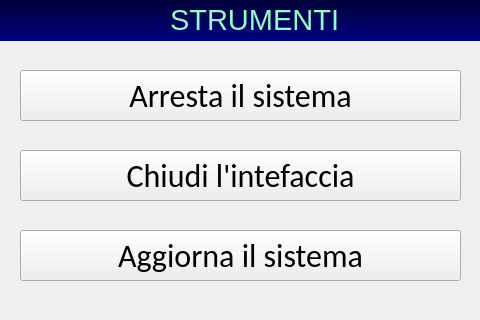
<?xml version="1.0" encoding="UTF-8"?>
<ui version="4.0">
 <class>MainWindow</class>
 <widget class="QMainWindow" name="MainWindow">
  <property name="geometry">
   <rect>
    <x>0</x>
    <y>0</y>
    <width>480</width>
    <height>320</height>
   </rect>
  </property>
  <property name="windowTitle">
   <string>MainWindow</string>
  </property>
  <widget class="QWidget" name="centralWidget">
   <widget class="QStackedWidget" name="stackedWidget">
    <property name="geometry">
     <rect>
      <x>0</x>
      <y>0</y>
      <width>481</width>
      <height>331</height>
     </rect>
    </property>
    <property name="currentIndex">
     <number>2</number>
    </property>
    <widget class="QWidget" name="mainPage">
     <widget class="QLabel" name="dateLabel">
      <property name="geometry">
       <rect>
        <x>30</x>
        <y>200</y>
        <width>331</width>
        <height>61</height>
       </rect>
      </property>
      <property name="font">
       <font>
        <pointsize>36</pointsize>
       </font>
      </property>
      <property name="text">
       <string>&lt;html&gt;&lt;head/&gt;&lt;body&gt;&lt;p&gt;&lt;span style=&quot; font-size:24pt; color:#90ffc6;&quot;&gt;1 Gennaio 1970&lt;/span&gt;&lt;/p&gt;&lt;/body&gt;&lt;/html&gt;</string>
      </property>
     </widget>
     <widget class="QLabel" name="humidityLabel">
      <property name="geometry">
       <rect>
        <x>30</x>
        <y>250</y>
        <width>341</width>
        <height>61</height>
       </rect>
      </property>
      <property name="font">
       <font>
        <pointsize>36</pointsize>
       </font>
      </property>
      <property name="text">
       <string>&lt;html&gt;&lt;head/&gt;&lt;body&gt;&lt;p&gt;&lt;span style=&quot; font-size:24pt; color:#90ffc6;&quot;&gt;Umidità: 0%&lt;/span&gt;&lt;/p&gt;&lt;/body&gt;&lt;/html&gt;</string>
      </property>
     </widget>
     <widget class="QWidget" name="status" native="true">
      <property name="geometry">
       <rect>
        <x>0</x>
        <y>310</y>
        <width>491</width>
        <height>20</height>
       </rect>
      </property>
      <property name="styleSheet">
       <string notr="true"/>
      </property>
     </widget>
     <widget class="QLabel" name="fire">
      <property name="geometry">
       <rect>
        <x>360</x>
        <y>210</y>
        <width>81</width>
        <height>81</height>
       </rect>
      </property>
      <property name="text">
       <string>&lt;html&gt;&lt;head/&gt;&lt;body&gt;&lt;p&gt;&lt;img src=&quot;:/fire.png&quot;/&gt;&lt;/p&gt;&lt;/body&gt;&lt;/html&gt;</string>
      </property>
     </widget>
     <widget class="QPushButton" name="enablerButton">
      <property name="geometry">
       <rect>
        <x>330</x>
        <y>40</y>
        <width>131</width>
        <height>51</height>
       </rect>
      </property>
      <property name="font">
       <font>
        <family>Calibri</family>
        <pointsize>24</pointsize>
       </font>
      </property>
      <property name="text">
       <string>Attiva</string>
      </property>
     </widget>
     <widget class="QPushButton" name="optionsButton">
      <property name="geometry">
       <rect>
        <x>330</x>
        <y>130</y>
        <width>131</width>
        <height>51</height>
       </rect>
      </property>
      <property name="font">
       <font>
        <family>Calibri</family>
        <pointsize>24</pointsize>
       </font>
      </property>
      <property name="text">
       <string>Opzioni</string>
      </property>
     </widget>
     <widget class="QLabel" name="timeLabel">
      <property name="geometry">
       <rect>
        <x>90</x>
        <y>120</y>
        <width>151</width>
        <height>61</height>
       </rect>
      </property>
      <property name="font">
       <font>
        <pointsize>36</pointsize>
       </font>
      </property>
      <property name="text">
       <string>&lt;html&gt;&lt;head/&gt;&lt;body&gt;&lt;p align=&quot;center&quot;&gt;&lt;span style=&quot; color:#90ffc6;&quot;&gt;00:00&lt;/span&gt;&lt;/p&gt;&lt;/body&gt;&lt;/html&gt;</string>
      </property>
     </widget>
     <widget class="QLabel" name="tempLabel">
      <property name="geometry">
       <rect>
        <x>20</x>
        <y>10</y>
        <width>291</width>
        <height>101</height>
       </rect>
      </property>
      <property name="font">
       <font>
        <pointsize>36</pointsize>
       </font>
      </property>
      <property name="text">
       <string>&lt;html&gt;&lt;head/&gt;&lt;body&gt;&lt;p align=&quot;center&quot;&gt;&lt;span style=&quot; font-size:60pt; color:#90ffc6;&quot;&gt;- - -&lt;/span&gt;&lt;/p&gt;&lt;/body&gt;&lt;/html&gt;</string>
      </property>
     </widget>
    </widget>
    <widget class="QWidget" name="optionsPage">
     <widget class="QWidget" name="titleBar" native="true">
      <property name="geometry">
       <rect>
        <x>0</x>
        <y>0</y>
        <width>481</width>
        <height>41</height>
       </rect>
      </property>
      <property name="styleSheet">
       <string notr="true">background-color: qlineargradient(spread:pad, x1:0.006, y1:0, x2:0, y2:1, stop:0 rgba(0, 0, 58, 255), stop:1 rgba(0, 2, 127, 255));</string>
      </property>
      <widget class="QLabel" name="titleLabel">
       <property name="geometry">
        <rect>
         <x>140</x>
         <y>0</y>
         <width>221</width>
         <height>41</height>
        </rect>
       </property>
       <property name="font">
        <font>
         <pointsize>36</pointsize>
        </font>
       </property>
       <property name="text">
        <string>&lt;html&gt;&lt;head/&gt;&lt;body&gt;&lt;p&gt;&lt;span style=&quot; font-size:22pt; color:#90ffc6;&quot;&gt;IMPOSTAZIONI&lt;/span&gt;&lt;/p&gt;&lt;/body&gt;&lt;/html&gt;</string>
       </property>
      </widget>
     </widget>
     <widget class="Switch" name="nightSwitch" native="true">
      <property name="geometry">
       <rect>
        <x>360</x>
        <y>60</y>
        <width>91</width>
        <height>41</height>
       </rect>
      </property>
     </widget>
     <widget class="QLabel" name="nightLabel">
      <property name="geometry">
       <rect>
        <x>30</x>
        <y>60</y>
        <width>301</width>
        <height>41</height>
       </rect>
      </property>
      <property name="font">
       <font>
        <pointsize>36</pointsize>
       </font>
      </property>
      <property name="text">
       <string>&lt;html&gt;&lt;head/&gt;&lt;body&gt;&lt;p&gt;&lt;span style=&quot; font-size:24pt; color:#90ffc6;&quot;&gt;Modalità diurna&lt;/span&gt;&lt;/p&gt;&lt;/body&gt;&lt;/html&gt;</string>
      </property>
     </widget>
     <widget class="Line" name="line_1">
      <property name="geometry">
       <rect>
        <x>10</x>
        <y>110</y>
        <width>461</width>
        <height>16</height>
       </rect>
      </property>
      <property name="orientation">
       <enum>Qt::Horizontal</enum>
      </property>
     </widget>
     <widget class="QLabel" name="dayLimitLabel">
      <property name="geometry">
       <rect>
        <x>30</x>
        <y>140</y>
        <width>301</width>
        <height>41</height>
       </rect>
      </property>
      <property name="font">
       <font>
        <pointsize>36</pointsize>
       </font>
      </property>
      <property name="text">
       <string>&lt;html&gt;&lt;head/&gt;&lt;body&gt;&lt;p&gt;&lt;span style=&quot; font-size:24pt; color:#90ffc6;&quot;&gt;Soglia diurna&lt;/span&gt;&lt;/p&gt;&lt;/body&gt;&lt;/html&gt;</string>
      </property>
     </widget>
     <widget class="Line" name="line_2">
      <property name="geometry">
       <rect>
        <x>10</x>
        <y>190</y>
        <width>461</width>
        <height>16</height>
       </rect>
      </property>
      <property name="orientation">
       <enum>Qt::Horizontal</enum>
      </property>
     </widget>
     <widget class="QLabel" name="nightLimitLabel">
      <property name="geometry">
       <rect>
        <x>30</x>
        <y>220</y>
        <width>301</width>
        <height>41</height>
       </rect>
      </property>
      <property name="font">
       <font>
        <pointsize>36</pointsize>
       </font>
      </property>
      <property name="text">
       <string>&lt;html&gt;&lt;head/&gt;&lt;body&gt;&lt;p&gt;&lt;span style=&quot; font-size:24pt; color:#90ffc6;&quot;&gt;Soglia notturna&lt;/span&gt;&lt;/p&gt;&lt;/body&gt;&lt;/html&gt;</string>
      </property>
     </widget>
     <widget class="QPushButton" name="dayLimitValue">
      <property name="geometry">
       <rect>
        <x>330</x>
        <y>130</y>
        <width>141</width>
        <height>61</height>
       </rect>
      </property>
      <property name="font">
       <font>
        <family>Ubuntu</family>
        <pointsize>25</pointsize>
       </font>
      </property>
      <property name="styleSheet">
       <string notr="true">color: rgb(255, 0, 0);</string>
      </property>
      <property name="text">
       <string>0.00°C</string>
      </property>
      <property name="flat">
       <bool>true</bool>
      </property>
     </widget>
     <widget class="QPushButton" name="nightLimitValue">
      <property name="geometry">
       <rect>
        <x>330</x>
        <y>210</y>
        <width>141</width>
        <height>61</height>
       </rect>
      </property>
      <property name="font">
       <font>
        <family>Ubuntu</family>
        <pointsize>25</pointsize>
       </font>
      </property>
      <property name="styleSheet">
       <string notr="true">color: rgb(0, 0, 255);</string>
      </property>
      <property name="text">
       <string>0.00°C</string>
      </property>
      <property name="flat">
       <bool>true</bool>
      </property>
     </widget>
     <widget class="QPushButton" name="cancelButton">
      <property name="geometry">
       <rect>
        <x>-10</x>
        <y>-20</y>
        <width>80</width>
        <height>80</height>
       </rect>
      </property>
      <property name="font">
       <font>
        <family>Calibri</family>
        <pointsize>24</pointsize>
       </font>
      </property>
      <property name="styleSheet">
       <string notr="true">background-image: url(:/back.png);
background-repeat: repeat-n;
background-position: center;
border-width:1px;
border-radius:20px;
max-width:80px;
max-height:80px;
min-width:80px;
min-height:80px;</string>
      </property>
      <property name="text">
       <string/>
      </property>
     </widget>
     <widget class="QPushButton" name="toolsButton">
      <property name="geometry">
       <rect>
        <x>410</x>
        <y>-20</y>
        <width>80</width>
        <height>80</height>
       </rect>
      </property>
      <property name="font">
       <font>
        <family>Calibri</family>
        <pointsize>24</pointsize>
       </font>
      </property>
      <property name="styleSheet">
       <string notr="true">background-image: url(:/tools.png);
background-repeat: repeat-n;
background-position: center;
border-width:1px;
border-radius:20px;
max-width:80px;
max-height:80px;
min-width:80px;
min-height:80px;</string>
      </property>
      <property name="text">
       <string/>
      </property>
     </widget>
     <widget class="QPushButton" name="pressureButton">
      <property name="geometry">
       <rect>
        <x>0</x>
        <y>280</y>
        <width>481</width>
        <height>41</height>
       </rect>
      </property>
      <property name="font">
       <font>
        <family>Ubuntu</family>
        <pointsize>18</pointsize>
        <italic>true</italic>
       </font>
      </property>
      <property name="styleSheet">
       <string notr="true">color: rgb(144, 255, 198);</string>
      </property>
      <property name="text">
       <string>Pressione barometrica: -</string>
      </property>
      <property name="flat">
       <bool>true</bool>
      </property>
     </widget>
     <widget class="Line" name="line_3">
      <property name="geometry">
       <rect>
        <x>10</x>
        <y>270</y>
        <width>461</width>
        <height>16</height>
       </rect>
      </property>
      <property name="orientation">
       <enum>Qt::Horizontal</enum>
      </property>
     </widget>
    </widget>
    <widget class="QWidget" name="toolsPage">
     <widget class="QWidget" name="toolsTitleBar" native="true">
      <property name="geometry">
       <rect>
        <x>0</x>
        <y>0</y>
        <width>481</width>
        <height>41</height>
       </rect>
      </property>
      <property name="styleSheet">
       <string notr="true">background-color: qlineargradient(spread:pad, x1:0.006, y1:0, x2:0, y2:1, stop:0 rgba(0, 0, 58, 255), stop:1 rgba(0, 2, 127, 255));</string>
      </property>
      <widget class="QLabel" name="toolsTitleLabel">
       <property name="geometry">
        <rect>
         <x>170</x>
         <y>0</y>
         <width>191</width>
         <height>41</height>
        </rect>
       </property>
       <property name="font">
        <font>
         <pointsize>36</pointsize>
        </font>
       </property>
       <property name="text">
        <string>&lt;html&gt;&lt;head/&gt;&lt;body&gt;&lt;p&gt;&lt;span style=&quot; font-size:22pt; color:#90ffc6;&quot;&gt;STRUMENTI&lt;/span&gt;&lt;/p&gt;&lt;/body&gt;&lt;/html&gt;</string>
       </property>
      </widget>
     </widget>
     <widget class="QPushButton" name="poweroffButton">
      <property name="geometry">
       <rect>
        <x>20</x>
        <y>70</y>
        <width>441</width>
        <height>51</height>
       </rect>
      </property>
      <property name="font">
       <font>
        <family>Calibri</family>
        <pointsize>24</pointsize>
       </font>
      </property>
      <property name="text">
       <string>Arresta il sistema</string>
      </property>
      <property name="flat">
       <bool>false</bool>
      </property>
     </widget>
     <widget class="QPushButton" name="guicloserButton">
      <property name="geometry">
       <rect>
        <x>20</x>
        <y>150</y>
        <width>441</width>
        <height>51</height>
       </rect>
      </property>
      <property name="font">
       <font>
        <family>Calibri</family>
        <pointsize>24</pointsize>
       </font>
      </property>
      <property name="text">
       <string>Chiudi l'intefaccia</string>
      </property>
     </widget>
     <widget class="QPushButton" name="updaterButton">
      <property name="enabled">
       <bool>true</bool>
      </property>
      <property name="geometry">
       <rect>
        <x>20</x>
        <y>230</y>
        <width>441</width>
        <height>51</height>
       </rect>
      </property>
      <property name="font">
       <font>
        <family>Calibri</family>
        <pointsize>24</pointsize>
       </font>
      </property>
      <property name="text">
       <string>Aggiorna il sistema</string>
      </property>
     </widget>
     <widget class="QPushButton" name="backButton">
      <property name="geometry">
       <rect>
        <x>-10</x>
        <y>-20</y>
        <width>80</width>
        <height>80</height>
       </rect>
      </property>
      <property name="font">
       <font>
        <family>Calibri</family>
        <pointsize>24</pointsize>
       </font>
      </property>
      <property name="styleSheet">
       <string notr="true">background-image: url(:/back.png);
background-repeat: repeat-n;
background-position: center;
border-width:1px;
border-radius:20px;
max-width:80px;
max-height:80px;
min-width:80px;
min-height:80px;</string>
      </property>
      <property name="text">
       <string/>
      </property>
     </widget>
     <widget class="QPushButton" name="networkButton">
      <property name="geometry">
       <rect>
        <x>410</x>
        <y>-20</y>
        <width>80</width>
        <height>80</height>
       </rect>
      </property>
      <property name="font">
       <font>
        <family>Calibri</family>
        <pointsize>24</pointsize>
       </font>
      </property>
      <property name="styleSheet">
       <string notr="true">background-image: url(:/nonet.png);
background-repeat: repeat-n;
background-position: center;
border-width:1px;
border-radius:20px;
max-width:80px;
max-height:80px;
min-width:80px;
min-height:80px;</string>
      </property>
      <property name="text">
       <string/>
      </property>
     </widget>
    </widget>
    <widget class="QWidget" name="updatePage">
     <widget class="QLabel" name="updateLabel">
      <property name="geometry">
       <rect>
        <x>10</x>
        <y>90</y>
        <width>461</width>
        <height>41</height>
       </rect>
      </property>
      <property name="font">
       <font>
        <pointsize>36</pointsize>
       </font>
      </property>
      <property name="text">
       <string>&lt;html&gt;&lt;head/&gt;&lt;body&gt;&lt;p align=&quot;center&quot;&gt;&lt;span style=&quot; font-size:22pt; color:#90ffc6;&quot;&gt;Aggiornamento in corso...&lt;/span&gt;&lt;/p&gt;&lt;/body&gt;&lt;/html&gt;</string>
      </property>
     </widget>
     <widget class="QProgressBar" name="progressBar">
      <property name="geometry">
       <rect>
        <x>80</x>
        <y>160</y>
        <width>371</width>
        <height>31</height>
       </rect>
      </property>
      <property name="value">
       <number>24</number>
      </property>
     </widget>
     <widget class="QPushButton" name="afterUpdateButton">
      <property name="geometry">
       <rect>
        <x>170</x>
        <y>230</y>
        <width>151</width>
        <height>51</height>
       </rect>
      </property>
      <property name="font">
       <font>
        <family>Calibri</family>
        <pointsize>24</pointsize>
       </font>
      </property>
      <property name="text">
       <string>Esci</string>
      </property>
     </widget>
    </widget>
    <widget class="QWidget" name="oskPage">
     <widget class="QLabel" name="resultLabel">
      <property name="geometry">
       <rect>
        <x>10</x>
        <y>10</y>
        <width>461</width>
        <height>91</height>
       </rect>
      </property>
      <property name="font">
       <font>
        <family>Courier</family>
        <pointsize>36</pointsize>
        <weight>75</weight>
        <bold>true</bold>
       </font>
      </property>
      <property name="text">
       <string>&lt;html&gt;&lt;head/&gt;&lt;body&gt;&lt;p align=&quot;center&quot;&gt;&lt;span style=&quot; font-size:50pt; color:#90ffc6;&quot;&gt;__._°C&lt;/span&gt;&lt;/p&gt;&lt;/body&gt;&lt;/html&gt;</string>
      </property>
     </widget>
     <widget class="QWidget" name="gridLayoutWidget">
      <property name="geometry">
       <rect>
        <x>10</x>
        <y>100</y>
        <width>461</width>
        <height>211</height>
       </rect>
      </property>
      <layout class="QGridLayout" name="gridLayout">
       <property name="sizeConstraint">
        <enum>QLayout::SetDefaultConstraint</enum>
       </property>
       <property name="spacing">
        <number>12</number>
       </property>
       <item row="2" column="0">
        <widget class="QPushButton" name="sevenButton">
         <property name="font">
          <font>
           <family>Calibri</family>
           <pointsize>24</pointsize>
          </font>
         </property>
         <property name="text">
          <string>7</string>
         </property>
        </widget>
       </item>
       <item row="1" column="1">
        <widget class="QPushButton" name="fiveButton">
         <property name="font">
          <font>
           <family>Calibri</family>
           <pointsize>24</pointsize>
          </font>
         </property>
         <property name="text">
          <string>5</string>
         </property>
        </widget>
       </item>
       <item row="2" column="1">
        <widget class="QPushButton" name="eightButton">
         <property name="font">
          <font>
           <family>Calibri</family>
           <pointsize>24</pointsize>
          </font>
         </property>
         <property name="text">
          <string>8</string>
         </property>
        </widget>
       </item>
       <item row="1" column="0">
        <widget class="QPushButton" name="fourButton">
         <property name="font">
          <font>
           <family>Calibri</family>
           <pointsize>24</pointsize>
          </font>
         </property>
         <property name="text">
          <string>4</string>
         </property>
        </widget>
       </item>
       <item row="0" column="0">
        <widget class="QPushButton" name="oneButton">
         <property name="font">
          <font>
           <family>Calibri</family>
           <pointsize>24</pointsize>
          </font>
         </property>
         <property name="text">
          <string>1</string>
         </property>
        </widget>
       </item>
       <item row="1" column="2">
        <widget class="QPushButton" name="sixButton">
         <property name="font">
          <font>
           <family>Calibri</family>
           <pointsize>24</pointsize>
          </font>
         </property>
         <property name="text">
          <string>6</string>
         </property>
        </widget>
       </item>
       <item row="0" column="2">
        <widget class="QPushButton" name="threeButton">
         <property name="font">
          <font>
           <family>Calibri</family>
           <pointsize>24</pointsize>
          </font>
         </property>
         <property name="text">
          <string>3</string>
         </property>
        </widget>
       </item>
       <item row="0" column="1">
        <widget class="QPushButton" name="twoButton">
         <property name="font">
          <font>
           <family>Calibri</family>
           <pointsize>24</pointsize>
          </font>
         </property>
         <property name="text">
          <string>2</string>
         </property>
        </widget>
       </item>
       <item row="2" column="2">
        <widget class="QPushButton" name="nineButton">
         <property name="font">
          <font>
           <family>Calibri</family>
           <pointsize>24</pointsize>
          </font>
         </property>
         <property name="text">
          <string>9</string>
         </property>
        </widget>
       </item>
       <item row="2" column="3">
        <widget class="QPushButton" name="okButton">
         <property name="font">
          <font>
           <family>Calibri</family>
           <pointsize>24</pointsize>
          </font>
         </property>
         <property name="text">
          <string>OK</string>
         </property>
        </widget>
       </item>
       <item row="1" column="3">
        <widget class="QPushButton" name="cancButton">
         <property name="font">
          <font>
           <family>Calibri</family>
           <pointsize>24</pointsize>
          </font>
         </property>
         <property name="text">
          <string>←</string>
         </property>
        </widget>
       </item>
       <item row="0" column="3">
        <widget class="QPushButton" name="zeroButton">
         <property name="font">
          <font>
           <family>Calibri</family>
           <pointsize>24</pointsize>
          </font>
         </property>
         <property name="text">
          <string>0</string>
         </property>
        </widget>
       </item>
      </layout>
     </widget>
    </widget>
    <widget class="QWidget" name="graphPage">
     <widget class="QWidget" name="chartView" native="true">
      <property name="geometry">
       <rect>
        <x>10</x>
        <y>50</y>
        <width>461</width>
        <height>261</height>
       </rect>
      </property>
     </widget>
     <widget class="QPushButton" name="closeButton">
      <property name="geometry">
       <rect>
        <x>-10</x>
        <y>-20</y>
        <width>80</width>
        <height>80</height>
       </rect>
      </property>
      <property name="font">
       <font>
        <family>Calibri</family>
        <pointsize>24</pointsize>
       </font>
      </property>
      <property name="styleSheet">
       <string notr="true">background-image: url(:/back.png);
background-repeat: repeat-n;
background-position: center;
border-width:1px;
border-radius:20px;
max-width:80px;
max-height:80px;
min-width:80px;
min-height:80px;</string>
      </property>
      <property name="text">
       <string/>
      </property>
     </widget>
    </widget>
   </widget>
  </widget>
 </widget>
 <layoutdefault spacing="6" margin="11"/>
 <customwidgets>
  <customwidget>
   <class>Switch</class>
   <extends>QWidget</extends>
   <header>switch.h</header>
   <container>1</container>
  </customwidget>
 </customwidgets>
 <resources/>
 <connections/>
</ui>
